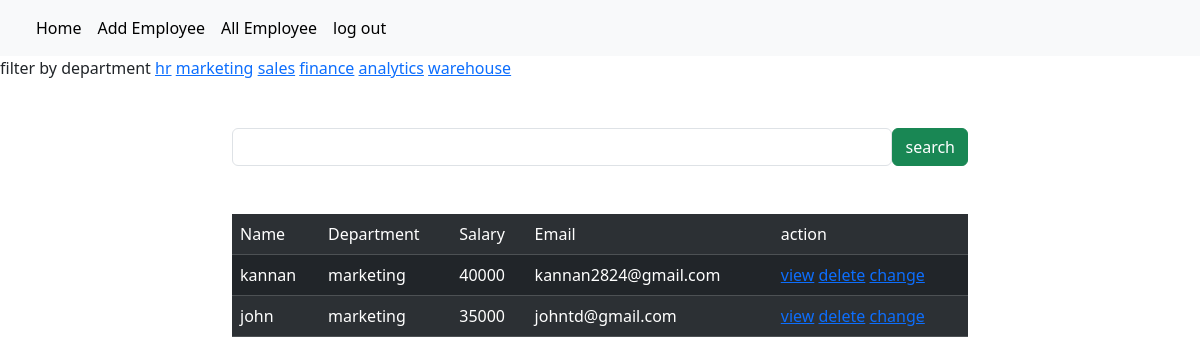
Page /employees/all?department=marketing (signed in) on the committed database.
### crm/models.py (models this page shows, shortened)
class Employees(models.Model):
    name=models.CharField(max_length=200)
    department=models.CharField(max_length=200)
    salary=models.PositiveIntegerField()
    email=models.EmailField(unique=True)
    age=models.PositiveBigIntegerField()
    contact=models.CharField(null=True,max_length=200)
    profile_pic=models.ImageField(upload_to="images",null=True,blank=True)
    dob=models.DateField(null=True,blank=True)

### crm/views.py (the view, shortened to what this page needs)
# urls.py: path("employees/all",views.EmployeeListView.as_view(),name="emp-all"),
@method_decorator(signin_required,name="dispatch")
class EmployeeListView(View):
    def get(self,request,*args,**kwargs):
        qs=Employees.objects.all()
        departments=Employees.objects.all().values_list("department",flat=True).distinct()
        print(departments)
        if "department" in request.GET:
            dept=request.GET.get("department")
            qs=qs.filter(department__iexact=dept)
        return render(request,"emp_list.html",{"data":qs,"departments":departments})

### crm/views.py (called while the page is built)
def signin_required(fn):
    def wrapper(request,*args,**kwargs):
        if not request.user.is_authenticated:
            messages.error(request,"invalid session")
            return redirect("signin")
        else:
            return fn(request,*args,**kwargs)
    return wrapper

### crm/templates/emp_list.html (shortened to what this page needs)
{%extends 'base.html'%}
{%block body_block%}
<div>
    filter by department
        {%for dep in departments%}
        <a href="{%url 'emp-all'%}?department={{dep}}">{{dep}}</a>
        {%endfor%}
    </div>
<div class="container mt-5">
    <div class="row">
        <div class="col-2"> </div>
        <div class="col-8">
            <form action="" method="post">
                <div class="d-flex">
                <input type="text"name="box" class="form-control">
                <button type="submit" class="btn btn-success">search</button>
            </form>
</div>
        </div>
        <div class="col-2"></div>
    </div>
<div class="container">
    <div class="row">
        <div class="col-2"></div>
        <div class="col-8">
            <table class="table table-dark table-striped mt-5">
                <tr>
                    <td>Name</td>
                    <td>Department</td>
                    <td>Salary</td>
                    <td>Email</td>
                    <td>action</td>
                </tr>
                {%for emp in data%}
                <tr>
                    <td>{{emp.name}}</td>
                    <td>{{emp.department}}</td>
                    <td>{{emp.salary}}</td>
                    <td>{{emp.email}}</td>
                    <td>
                        <a href="{%url 'emp-details' emp.id%}">view</a>
                        <a href="{%url 'emp-delete' emp.id%}">delete</a>
                        <a href="{%url 'emp-edit' emp.id%}">change</a>
                    </td>
                </tr>
                {%endfor%}
            </table>
        </div>
        <div class="col-2"></div>
    </div>
</div>
{%endblock%}

### rows in the picture
Employees: name "kannan", department "marketing", salary "40000", email "kannan2824@gmail.com"
Employees: name "john", department "marketing", salary "35000", email "johntd@gmail.com"

### other values in the picture
{{ dep }} "hr" "marketing" "sales" "finance" "analytics" "warehouse"
